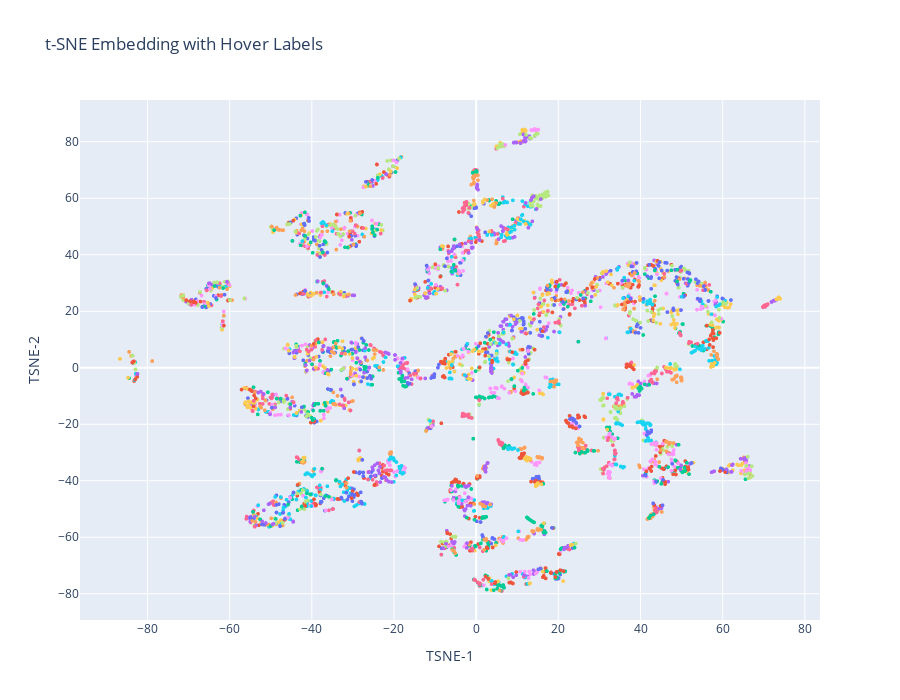

The notebook cell this image was saved under:
### Code cell
import pandas as pd
import numpy as np
from sklearn.manifold import TSNE
from sklearn.utils import shuffle
import plotly.express as px
from sklearn.preprocessing import StandardScaler

# Prepare data
X = df.iloc[:, 3:].values
X = StandardScaler().fit_transform(X)
labels = "s_" + df["shift"].astype(str) + "_" + df["lambda"].astype(str)

# Compute t-SNE
tsne_embedding = TSNE(n_components=2, learning_rate='auto', init='random', perplexity=20, n_jobs=12).fit_transform(X)

# Build a DataFrame for Plotly
plot_df = pd.DataFrame({
    "TSNE-1": tsne_embedding[:, 0],
    "TSNE-2": tsne_embedding[:, 1],
    "Label": labels
})

# Plot with hover
fig = px.scatter(
    plot_df,
    x="TSNE-1",
    y="TSNE-2",
    color="Label",  # can be removed if too many categories
    hover_name="Label",
    title="t-SNE Embedding with Hover Labels",
    width=900,
    height=700
)

fig.update_traces(marker=dict(size=4))
fig.update_layout(showlegend=False)
fig.show()
